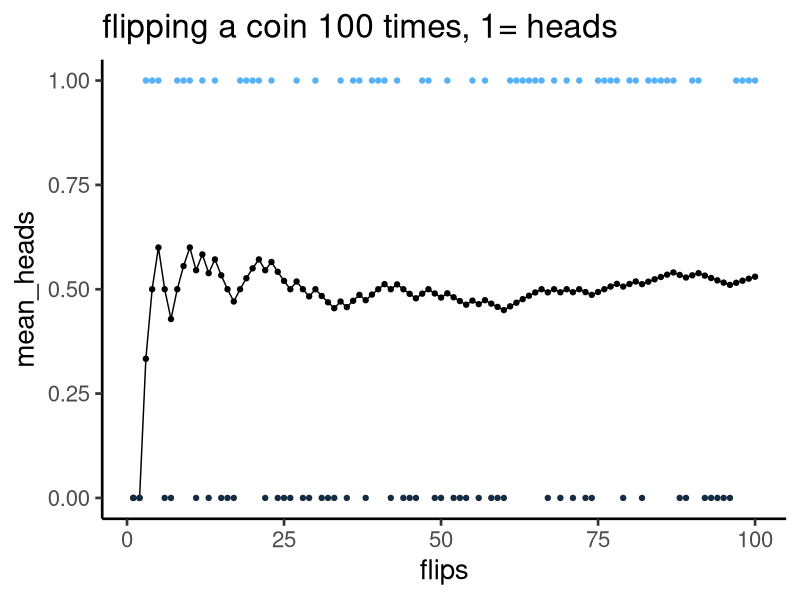
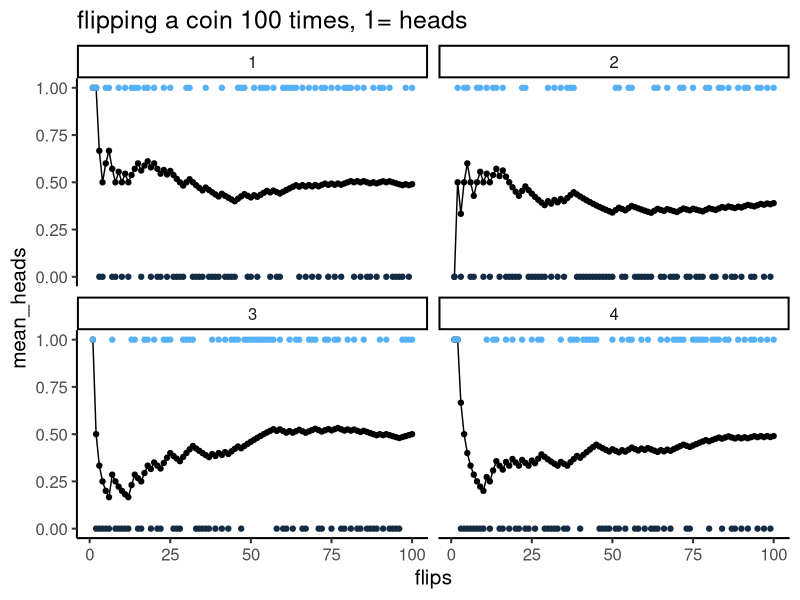
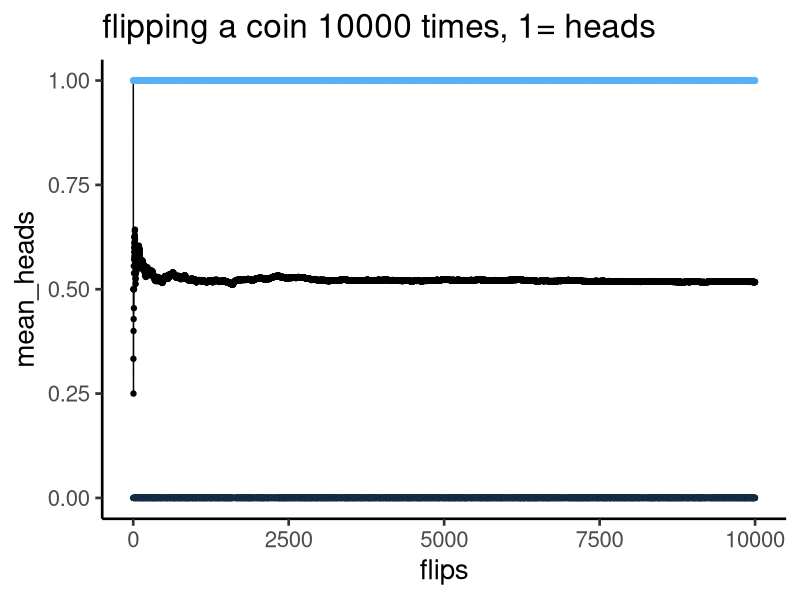
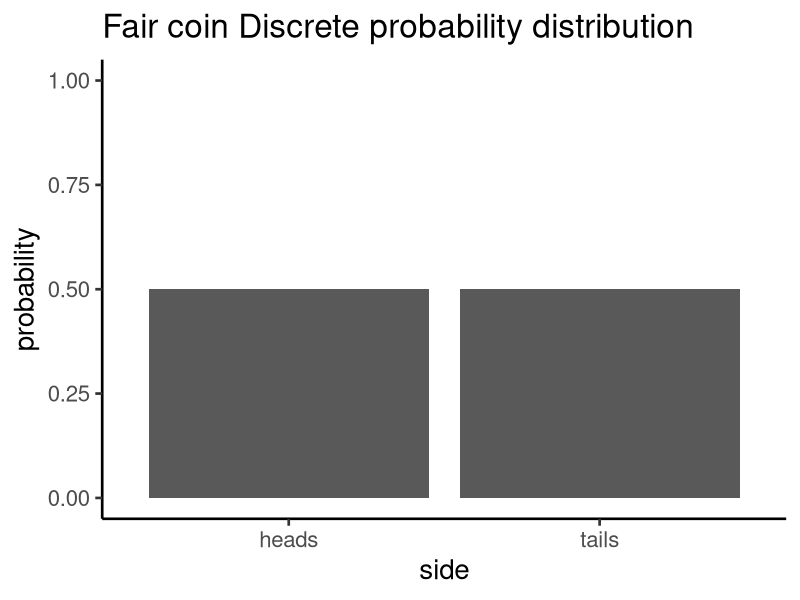
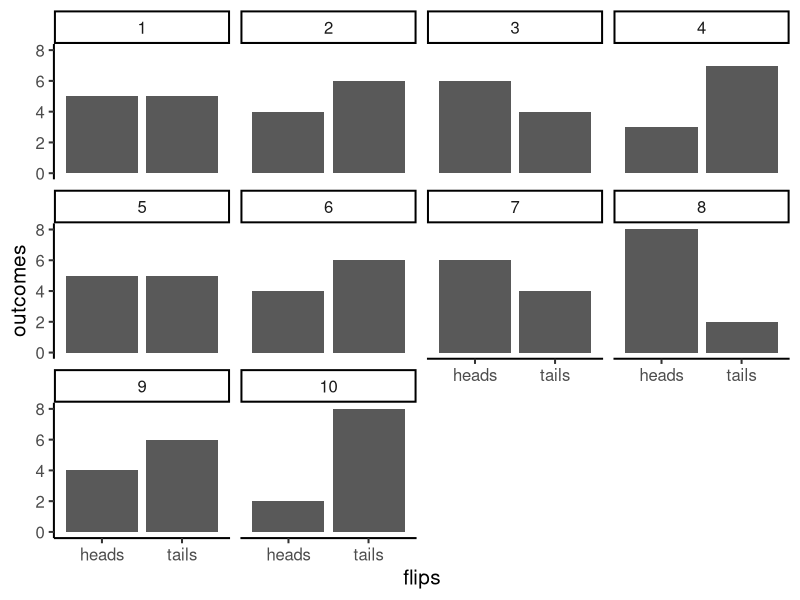
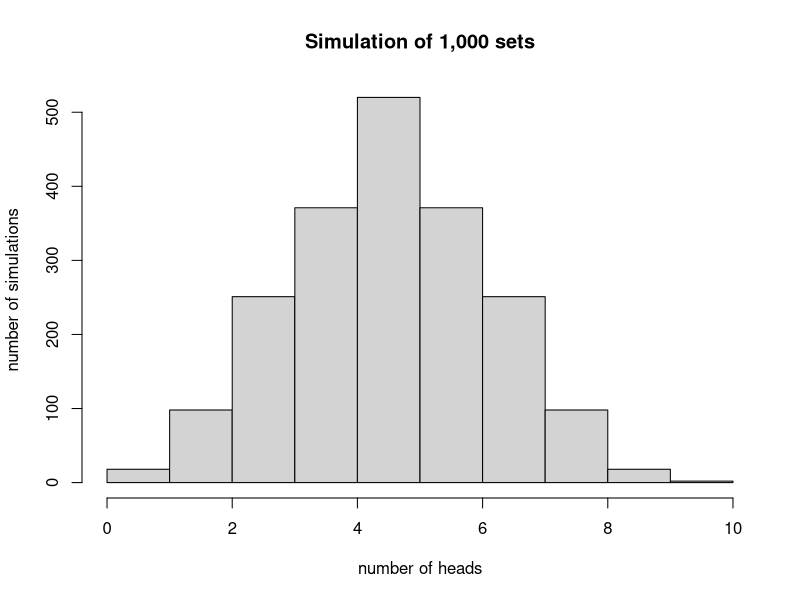
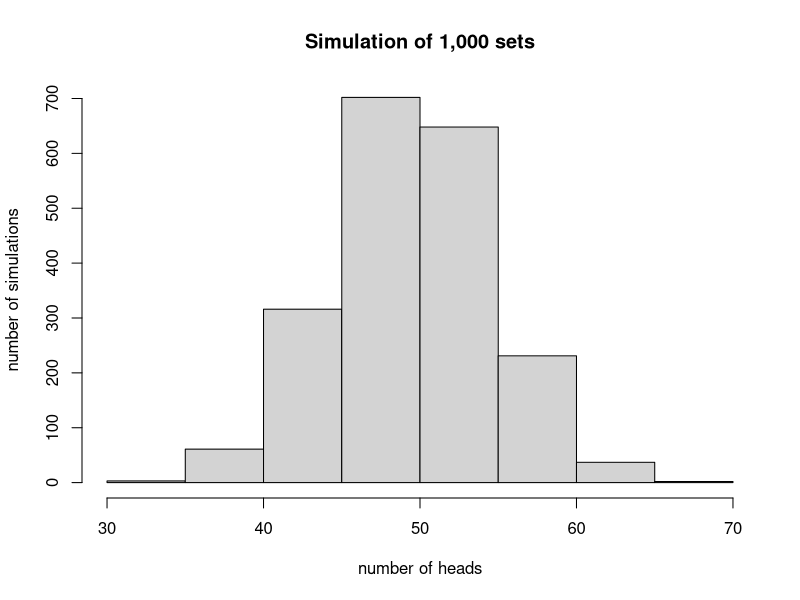

Write R code to recreate these figures, in order. (Note: this script raises an error after producing the figures.)
## ---- chunk 1
options(htmltools.dir.version = FALSE)
knitr::opts_chunk$set(echo = FALSE,message=FALSE,warning=FALSE, cache = TRUE)
## ---- chunk 2
coins <- sample(c("H","T"),100, replace=T)
coins<-matrix(coins,ncol=10, byrow=T)
coins
#coins<-as.data.frame(coins)
#knitr::kable(coins)
## ---- chunk 3
library(ggplot2)
outcomes<-sample(c(0,1),100, replace=T)
mean_heads <-c()
for(i in 1:100){
  mean_heads[i]<-mean(outcomes[1:i])
}
flips<-1:100
df<-data.frame(flips, outcomes, mean_heads)

ggplot(df, aes(x=flips, y=mean_heads))+
  geom_point()+
  geom_line()+
  geom_point(aes(x=flips, y=outcomes, color=outcomes))+
  theme_classic(base_size=20)+
  ggtitle("flipping a coin 100 times, 1= heads")+
  theme(legend.position="none")


## ---- chunk 4
library(ggplot2)

all_df<-data.frame()
for(j in 1:4){
  outcomes<-sample(c(0,1),100, replace=T)
  mean_heads <-c()
  for(i in 1:100){
    mean_heads[i]<-mean(outcomes[1:i])
  }
  flips<-1:100
  df<-data.frame(sim=rep(j,100),flips, outcomes, mean_heads)
  all_df<-rbind(all_df,df)
}

ggplot(all_df, aes(x=flips, y=mean_heads))+
  geom_point()+
  geom_line()+
  geom_point(aes(x=flips, y=outcomes, color=outcomes))+
  theme_classic(base_size=15)+
  ggtitle("flipping a coin 100 times, 1= heads")+
  theme(legend.position="none")+
  facet_wrap(~sim)


## ---- chunk 5
library(ggplot2)
outcomes<-sample(c(0,1),10000, replace=T)
mean_heads <-c()
for(i in 1:10000){
  mean_heads[i]<-mean(outcomes[1:i])
}
flips<-1:10000
df<-data.frame(flips, outcomes, mean_heads)

ggplot(df, aes(x=flips, y=mean_heads))+
  geom_point()+
  geom_line()+
  geom_point(aes(x=flips, y=outcomes, color=outcomes))+
  theme_classic(base_size=20)+
  ggtitle("flipping a coin 10000 times, 1= heads")+
  theme(legend.position="none")


## ---- chunk 6
df<-data.frame(side=c("heads","tails"),probability=c(.5,.5))
ggplot(df, aes(x=side, y=probability))+
  geom_bar(stat="identity")+
  theme_classic(base_size = 20)+
  coord_cartesian(ylim=c(0,1))+
  ggtitle("Fair coin Discrete probability distribution")


## ---- chunk 7

library(dplyr)

flips<-sample(c("heads","tails"),100,replace=T)
set <- rep(1:10,each=10)
df<-data.frame(flips,set)

sum_df <-  df %>%
           group_by(set,flips) %>%
           summarize(outcomes=length(flips))

ggplot(sum_df, aes(x=flips, y=outcomes))+
  geom_bar(stat="identity")+
  theme_classic(base_size = 15)+
  facet_wrap(~set)
## ---- chunk 8
flips<-sample(c("heads","tails"),10000,replace=T)
set <- rep(1:1000,each=10)
df<-data.frame(flips,set)

sum_df <-  df %>%
           group_by(set,flips) %>%
           summarize(outcomes=length(flips))

hist(sum_df$outcomes, breaks=0:10,
     xlab="number of heads",
     ylab="number of simulations",
     main="Simulation of 1,000 sets")

## ---- chunk 9
flips<-sample(c("heads","tails"),100000,replace=T)
set <- rep(1:1000,each=100)
df<-data.frame(flips,set)

sum_df <-  df %>%
           group_by(set,flips) %>%
           summarize(outcomes=length(flips))

hist(sum_df$outcomes,
     xlab="number of heads",
     ylab="number of simulations",
     main="Simulation of 1,000 sets")

## ---- chunk 10
knitr::include_graphics('figs/distribution/d1.png')
## ---- chunk 11
knitr::include_graphics('figs/distribution/d2.png')
## ---- chunk 12
knitr::include_graphics('figs/distribution/d3.png')
## ---- chunk 13
knitr::include_graphics('figs/distribution/d4.png')
## ---- chunk 14
knitr::include_graphics('figs/distribution/d5.png')
## ---- chunk 15
ggplot()+
  xlim(1,10)+
  ylim(0,1)+
  geom_hline(yintercept=.1)

## ---- chunk 16
runif(n=3,min=0,max=10)
runif(n=3,min=0,max=10)
## ---- chunk 17
knitr::include_graphics('figs/distribution/sampleUnifExpected-1.gif')
## ---- chunk 18
knitr::include_graphics('figs/distribution/5manysamples-1.png')
## ---- chunk 19
knitr::include_graphics('figs/distribution/5unifsamp100-1.png')
## ---- chunk 20
knitr::include_graphics('figs/distribution/5unifsamp1000-1.png')
## ---- chunk 21
knitr::include_graphics('figs/distribution/5sampunifALOT-1.png')
## ---- chunk 22
knitr::include_graphics('figs/distribution/sampleHistUnif-1.gif')
## ---- chunk 23
knitr::include_graphics('figs/distribution/4unifmany-1.png')
